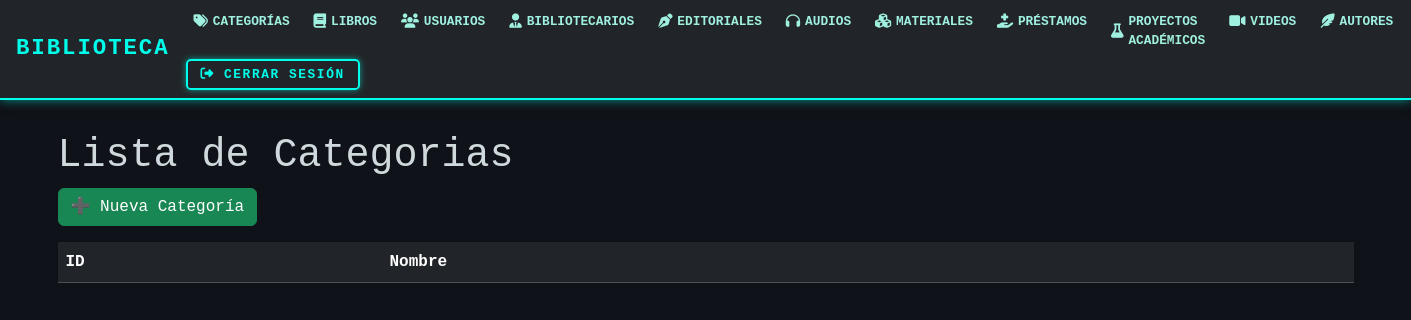
Before: /categorias/ with the older database file.
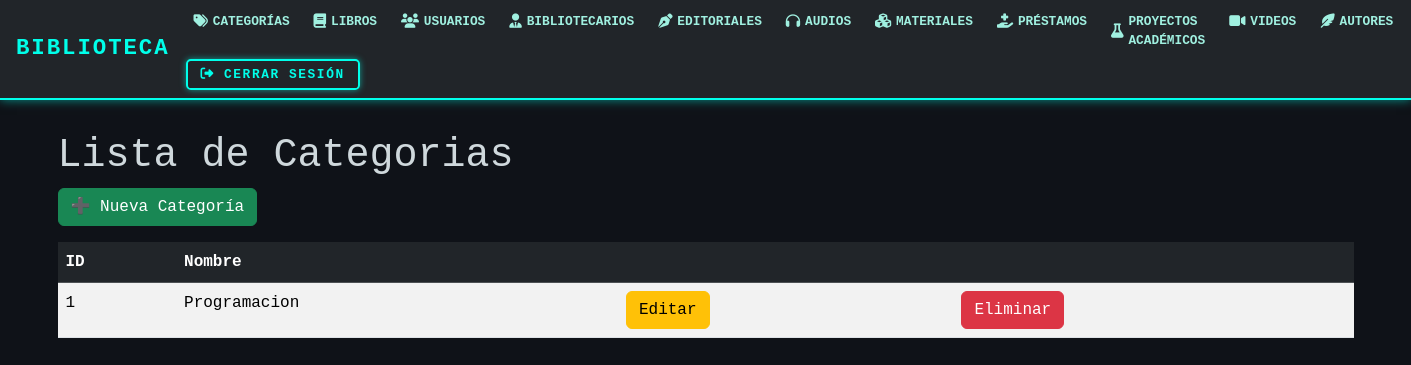
After: the same page with the newer database file.
### models/categoria_model.py (models this page shows, shortened)
class Categoria(db.Model):
    __tablename__ = "categoria"
    id_cat = db.Column(db.Integer, primary_key=True)
    nombre = db.Column(db.String(50), nullable=False)
    materiales = db.relationship('Material', back_populates='categoria')
    @staticmethod
    def get_all():
        return Categoria.query.all()

### controllers/categoria_controllers.py (the view)
@categoria_bp.route("/")
def index():
    categorias = Categoria.get_all()
    return categoria_view.list(categorias)

### views/categoria_view.py (called while the page is built)
def list(categorias):
    return render_template('categorias/index.html', categorias=categorias)

### templates/categorias/index.html (shortened to what this page needs)
{% extends 'base.html' %}
{% block content %}
<h1>Lista de Categorias</h1>
<a href="{{url_for('categoria.create')}}" class="btn btn-success mb-3">➕ Nueva Categoría</a>
<table class="table table-striped">
    <thead class="table-dark">
        <tr>
            <th>ID</th>
            <th>Nombre</th>
            <th></th>
            <th></th>
        </tr>
    </thead>
    {% for item in categorias %}
    <tr>
        <td>{{item.id_cat}}</td>
        <td>{{item.nombre}}</td>
        <td>
            <a href="{{url_for('categoria.edit',id_cat=item.id_cat)}}" class="btn btn-warning">Editar</a>
        </td>
        <td>
            <a href="{{ url_for('categoria.delete', id_cat=item.id_cat) }}"
   class="btn btn-danger"
   onclick="return confirm('¿Estás seguro de que deseas eliminar la categoría {{ item.nombre }}?');">
   Eliminar
</a>
        </td>
    </tr>
    {% endfor %}
</table>
{% endblock %}

Changed rows visible on the page:
added Categoria: id_cat "1", nombre "Programacion"
